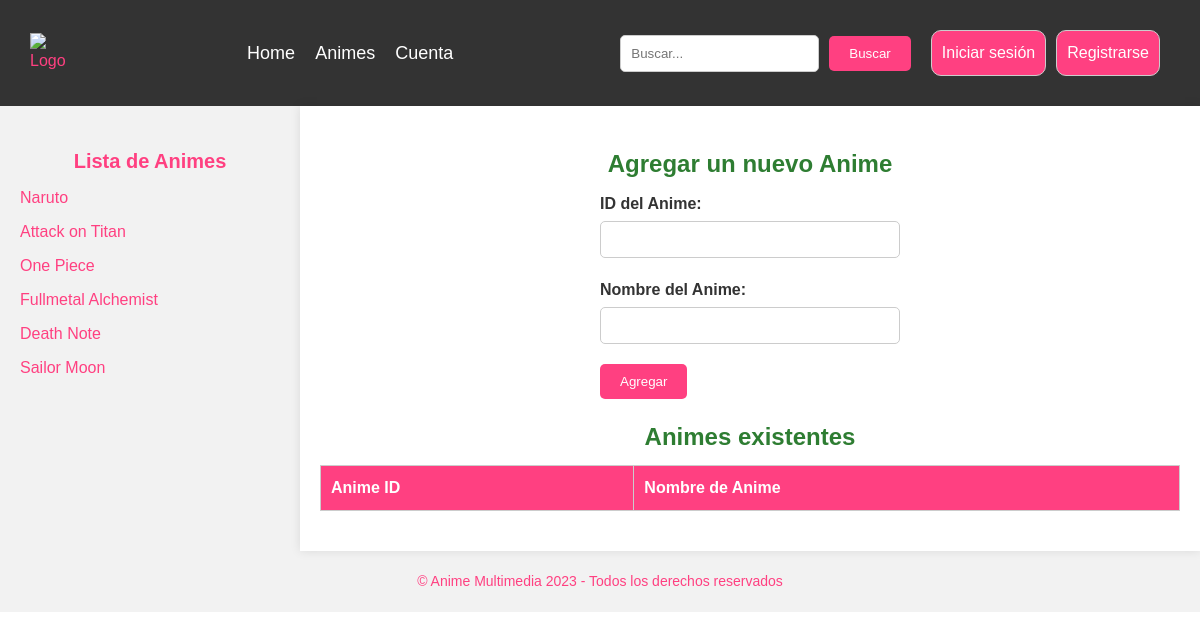
The page /agregar_anime/ on the database as committed earlier.
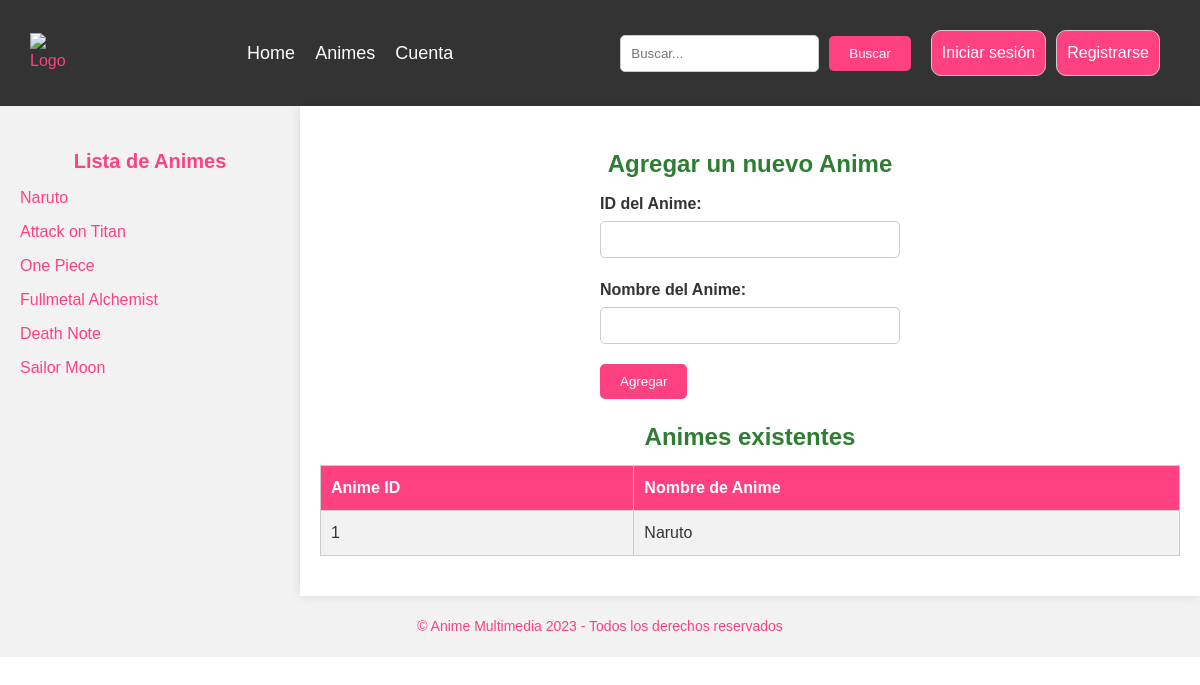
The same page on the database as committed later.
### webapp/models.py (models this page shows, shortened)
class Animes(models.Model):
    id_anime = models.IntegerField(primary_key=True)
    nombre_anime = models.CharField(max_length=100)

### webapp/views.py (the view)
# urls.py: path('agregar_anime/', views.agregar_anime, name='agregar_anime'),
def agregar_anime(request):
    if request.method == 'POST':
        id_anime = request.POST['id_anime']
        nombre_anime = request.POST['nombre_anime']
        anime = Animes(id_anime=id_anime, nombre_anime=nombre_anime)
        anime.save()
    animes = Animes.objects.all()
    return render(request, 'webapp/agregar_anime.html', {'animes': animes})

### webapp/templates/webapp/agregar_anime.html (shortened to what this page needs)
{% extends 'webapp/base.html' %}
{% load static %}
{% block head %}
<link rel="stylesheet" href="{% static 'css/formularios.css' %}">
{% endblock %}
{% block content %}
<section class="agregar-anime">
    <h2>Agregar un nuevo Anime</h2>
    <form method="post" action="{% url 'agregar_anime' %}">
        <div class="form-group">
            <label for="id_anime">ID del Anime:</label>
            <input type="number" name="id_anime" id="id_anime" required>
        </div>
        <div class="form-group">
            <label for="nombre_anime">Nombre del Anime:</label>
            <input type="text" name="nombre_anime" id="nombre_anime" required>
        </div>
        <button type="submit">Agregar</button>
    </form>
    <h2>Animes existentes</h2>
    <table>
        <tr>
            <th>Anime ID</th>
            <th>Nombre de Anime</th>
        </tr>
        {% for anime in animes %}
        <tr>
            <td>{{ anime.id_anime }}</td>
            <td>{{ anime.nombre_anime }}</td>
        </tr>
        {% endfor %}
    </table>
</section>
{% endblock %}

Rows that differ between the two databases and show on the page:
added Animes: id_anime "1", nombre_anime "Naruto"
